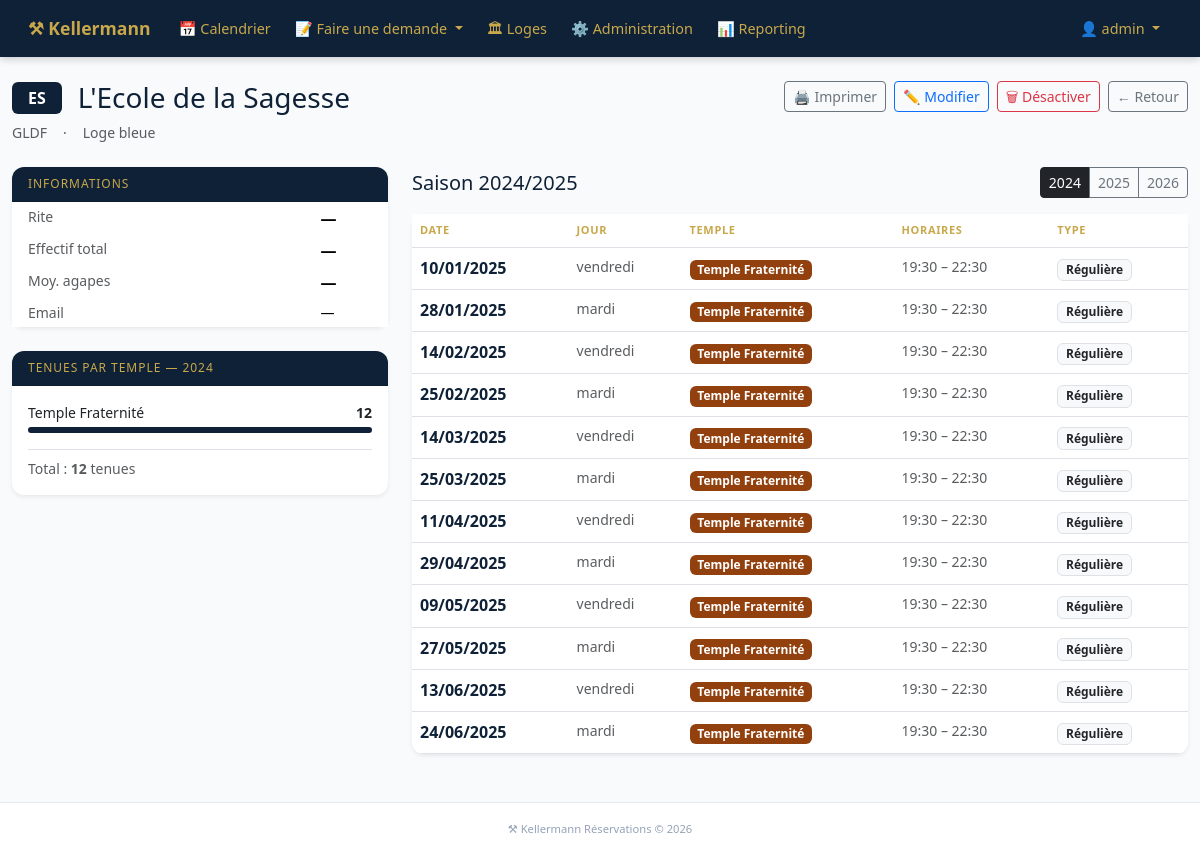
The page /loges/227/?annee=2024 (signed in) on the database its author committed.
### temple_project/apps/loges/models.py (models this page shows, shortened)
class Loge(models.Model):
    TYPE_CHOICES = [
        ("loge",       "Loge"),
        ("haut_grade", "Haut Grade"),
    ]
    RITE_CHOICES = [
        ("reaa",  "REAA — Rite Écossais Ancien et Accepté"),
        ("rer",   "RER — Rite Écossais Rectifié"),
        ("rf",    "RF — Rite Français"),
        ("rem",   "REM — Rite Écossais Moderne"),
        ("dh",    "DH — Droit Humain"),
        ("mem",   "MEM — Memphis-Misraïm"),
        ("autre", "Autre"),
    ]
    nom                   = models.CharField(max_length=200)
    abreviation           = models.CharField(max_length=20, blank=True)
    obedience             = models.ForeignKey(Obedience, on_delete=models.PROTECT, related_name="loges")
    type_loge             = models.CharField(max_length=20, choices=TYPE_CHOICES, default="loge")
    rite                  = models.CharField(max_length=10, choices=RITE_CHOICES, blank=True, default="")
    email                 = models.EmailField(blank=True)
    effectif_total        = models.PositiveIntegerField(default=0)
    effectif_moyen_agapes = models.PositiveIntegerField(default=0)
    actif                 = models.BooleanField(default=True)
    created_at            = models.DateTimeField(auto_now_add=True)
    class Meta:
        verbose_name = "Loge"
        verbose_name_plural = "Loges"
        ordering = ["nom"]

class Obedience(models.Model):
    nom = models.CharField(max_length=200, unique=True)
    class Meta:
        verbose_name = "Obédience"
        verbose_name_plural = "Obédiences"
        ordering = ["nom"]
    def __str__(self):
        return self.nom

### temple_project/apps/reservations/models.py (models this page shows, shortened)
class Temple(models.Model):
    NOM_CHOICES = [
        ("lafayette",  "Temple Lafayette"),
        ("liberte",    "Temple Liberté"),
        ("egalite",    "Temple Égalité"),
        ("fraternite", "Temple Fraternité"),
    ]
    nom       = models.CharField(max_length=50, choices=NOM_CHOICES, unique=True)
    description = models.TextField(blank=True)
    capacite  = models.PositiveIntegerField(default=0)
    class Meta:
        verbose_name = "Temple"
        verbose_name_plural = "Temples"
    def __str__(self):
        return self.get_nom_display()

class Reservation(models.Model):
    TYPE_CHOICES = [
        ("reguliere",     "Régulière"),
        ("exceptionnelle","Exceptionnelle"),
    ]
    SOUS_TYPE_CHOICES = [
        ("standard", "Standard"),
        ("tbf",      "Tenue Blanche Fermée"),
        ("tbo",      "Tenue Blanche Ouverte"),
        ("funebre",  "Funèbre"),
    ]
    STATUT_CHOICES = [
        ("attente",  "En attente"),
        ("validee",  "Validée"),
        ("refusee",  "Refusée"),
    ]
    uuid             = models.UUIDField(default=uuid.uuid4, unique=True, editable=False)
    loge             = models.ForeignKey(Loge, on_delete=models.PROTECT, related_name="reservations")
    temple           = models.ForeignKey(Temple, on_delete=models.PROTECT)
    cabinets         = models.ManyToManyField(SalleReunion, blank=True, related_name='reservations_cabinets')
    type_reservation = models.CharField(max_length=20, choices=TYPE_CHOICES, default="reguliere")
    sous_type        = models.CharField(max_length=10, choices=SOUS_TYPE_CHOICES, default="standard")
    profanes_admis   = models.BooleanField(default=False)
    statut           = models.CharField(max_length=20, choices=STATUT_CHOICES, default="attente")
    date             = models.DateField()
    heure_debut      = models.TimeField()
    heure_fin        = models.TimeField()
    besoin_agapes    = models.BooleanField(default=False)
    nombre_repas     = models.PositiveIntegerField(default=0)
    besoin_micro     = models.BooleanField(default=False)
    besoin_enceintes = models.BooleanField(default=False)
    nom_demandeur    = models.CharField(max_length=200)
    email_demandeur  = models.EmailField()
    commentaire      = models.TextField(blank=True)
    tarif            = models.DecimalField(max_digits=8, decimal_places=2, null=True, blank=True)
    regle_source     = models.ForeignKey(
        RegleRecurrence, null=True, blank=True, on_delete=models.SET_NULL
    )
    created_at       = models.DateTimeField(auto_now_add=True)
    updated_at       = models.DateTimeField(auto_now=True)
    class Meta:
        verbose_name = "Réservation"
        verbose_name_plural = "Réservations"
        ordering = ["date", "heure_debut"]

### temple_project/apps/loges/views.py (the view)
# urls.py: path("<int:pk>/",           views.detail_loge,   name="detail"),
@membre_required
def detail_loge(request, pk):
    loge = get_object_or_404(Loge, pk=pk, actif=True)
    annee = date.today().year
    saison_defaut = annee if date.today().month >= 9 else annee - 1
    annee_param = int(request.GET.get('annee', saison_defaut))
    debut_saison = date(annee_param, 9, 1)
    fin_saison   = date(annee_param + 1, 6, 30)
    tenues = Reservation.objects.filter(
        loge=loge,
        date__gte=debut_saison,
        date__lte=fin_saison,
        statut='validee'
    ).select_related('temple').order_by('date')
    stats_temples = {}
    for temple in Temple.objects.all():
        nb = tenues.filter(temple=temple).count()
        if nb > 0:
            stats_temples[str(temple)] = nb
    demandes = Reservation.objects.filter(
        loge=loge,
        type_reservation='exceptionnelle'
    ).order_by('-date')[:10]
    prochaine = Reservation.objects.filter(
        loge=loge,
        date__gte=date.today(),
        statut='validee'
    ).order_by('date').first()
    context = {
        'loge':          loge,
        'tenues':        tenues,
        'stats_temples': stats_temples,
        'demandes':      demandes,
        'prochaine':     prochaine,
        'annee':         annee_param,
        'annees':        [annee - 2, annee - 1, annee],
        'saison_label':  f"{annee_param}/{annee_param+1}",
        'nb_tenues':     tenues.count(),
    }
    return render(request, "loges/detail.html", context)

### temple_project/apps/auth_custom/views.py (called while the page is built)
def membre_required(view_func):
    from functools import wraps
    @wraps(view_func)
    def wrapper(request, *args, **kwargs):
        est_admin  = request.user.is_authenticated and request.user.is_staff
        est_membre = request.COOKIES.get("kellermann_membre") == "1"
        if est_admin or est_membre:
            return view_func(request, *args, **kwargs)
        return __import__("django.shortcuts", fromlist=["redirect"]).redirect(f"/auth/login/?next={request.path}")
    return wrapper

def visiteur_context(request):
    return {
        "visiteur_connecte": request.COOKIES.get("kellermann_membre") == "1"
    }

### temple_project/templates/loges/detail.html (shortened to what this page needs)
{% extends "base.html" %}
{% block content %}
<div class="d-flex justify-content-between align-items-start mb-4">
  <div>
    <div class="d-flex align-items-center gap-3 mb-2">
      <span class="badge fs-6 px-3 py-2" style="background:#0F2137;">{{ loge.abreviation }}</span>
      <h1 class="h3 mb-0" style="color:#0F2137;">{{ loge.nom }}</h1>
    </div>
    <div class="d-flex gap-3 text-muted small">
      <span>{{ loge.obedience }}</span>
      <span>·</span>
      <span>{% if loge.type_loge == 'haut_grade' %}Haut grade{% else %}Loge bleue{% endif %}</span>
    </div>
  </div>
  <div class="d-flex gap-2 no-print">
    <button onclick="window.print()" class="btn btn-outline-secondary btn-sm">🖨️ Imprimer</button>
    {% if user.is_staff %}
    <a href="{% url 'loges:modifier' loge.pk %}" class="btn btn-outline-primary btn-sm">✏️ Modifier</a>
    <a href="{% url 'loges:supprimer' loge.pk %}" class="btn btn-outline-danger btn-sm">🗑 Désactiver</a>
    {% endif %}
    <a href="{% url 'loges:liste' %}" class="btn btn-outline-secondary btn-sm">← Retour</a>
  </div>
</div>
<div class="row g-4">
  <div class="col-md-4">
    <div class="card shadow-sm border-0 mb-4">
      <div class="card-header" style="background:#0F2137;color:#C8A84B;font-size:12px;letter-spacing:.08em;text-transform:uppercase;">
        Informations
      </div>
      <div class="card-body p-0">
        <table class="table table-borderless table-sm mb-0">
          <tr><td class="text-muted small ps-3">Rite</td><td class="fw-semibold">{{ loge.get_rite_display|default:"—" }}</td></tr>
          <tr><td class="text-muted small ps-3">Effectif total</td><td class="fw-semibold">{{ loge.effectif_total|default:"—" }}</td></tr>
          <tr><td class="text-muted small ps-3">Moy. agapes</td><td class="fw-semibold">{{ loge.effectif_moyen_agapes|default:"—" }}</td></tr>
          <tr><td class="text-muted small ps-3">Email</td><td class="small">{{ loge.email|default:"—" }}</td></tr>
        </table>
      </div>
    </div>
    <div class="card shadow-sm border-0 mb-4">
      <div class="card-header" style="background:#0F2137;color:#C8A84B;font-size:12px;letter-spacing:.08em;text-transform:uppercase;">
        Tenues par temple — {{ annee }}
      </div>
      <div class="card-body">
        {% if stats_temples %}
          {% for temple, nb in stats_temples.items %}
          <div class="mb-2">
            <div class="d-flex justify-content-between small mb-1">
              <span>{{ temple }}</span>
              <span class="fw-semibold">{{ nb }}</span>
            </div>
            <div style="background:#F1F5F9;border-radius:4px;height:6px;">
              <div style="width:{% widthratio nb nb_tenues 100 %}%;background:#0F2137;height:6px;border-radius:4px;"></div>
            </div>
          </div>
          {% endfor %}
          <div class="text-muted small mt-3 border-top pt-2">
            Total : <strong>{{ nb_tenues }}</strong> tenues
          </div>
        {% else %}
          <p class="text-muted small mb-0">Aucune tenue en {{ annee }}/{{ annee|add:1 }}</p>
        {% endif %}
      </div>
    </div>
  </div>
  <div class="col-md-8">
    <div class="d-flex justify-content-between align-items-center mb-3 no-print">
      <h5 class="mb-0" style="color:#0F2137;">Saison {{ annee }}/{{ annee|add:1 }}</h5>
      <div class="btn-group btn-group-sm">
        {% for a in annees %}
        <a href="?annee={{ a }}" class="btn {% if a == annee %}btn-dark{% else %}btn-outline-secondary{% endif %}">{{ a }}</a>
        {% endfor %}
      </div>
    </div>
    <div class="card shadow-sm border-0">
      <div class="table-responsive">
        <table class="table table-hover mb-0">
          <thead style="background:#0F2137;">
            <tr>
              <th style="color:#C8A84B;font-size:11px;letter-spacing:.06em;">DATE</th>
              <th style="color:#C8A84B;font-size:11px;letter-spacing:.06em;">JOUR</th>
              <th style="color:#C8A84B;font-size:11px;letter-spacing:.06em;">TEMPLE</th>
              <th style="color:#C8A84B;font-size:11px;letter-spacing:.06em;">HORAIRES</th>
              <th style="color:#C8A84B;font-size:11px;letter-spacing:.06em;">TYPE</th>
            </tr>
          </thead>
          <tbody>
            {% for t in tenues %}
            <tr {% if t.date < today %}style="opacity:.5"{% endif %}>
              <td class="fw-semibold" style="color:#0F2137;">{{ t.date|date:"d/m/Y" }}</td>
              <td class="text-muted small">{{ t.date|date:"l" }}</td>
              <td>
                <span class="badge" style="
                  {% if 'Lafayette' in t.temple.get_nom_display %}background:#1a3a5c;
                  {% elif 'galit' in t.temple.get_nom_display %}background:#0d6e6e;
                  {% elif 'raternit' in t.temple.get_nom_display %}background:#92400E;
                  {% else %}background:#5B21B6;{% endif %}
                ">{{ t.temple }}</span>
              </td>
              <td class="text-muted small">{{ t.heure_debut|time:"H:i" }} – {{ t.heure_fin|time:"H:i" }}</td>
              <td>
                {% if t.type_reservation == 'reguliere' %}
                <span class="badge bg-light text-dark border">Régulière</span>
                {% else %}
                <span class="badge bg-warning text-dark">Exceptionnelle</span>
                {% endif %}
              </td>
            </tr>
            {% empty %}
            <tr><td colspan="5" class="text-center text-muted py-4">Aucune tenue en {{ annee }}/{{ annee|add:1 }}</td></tr>
            {% endfor %}
          </tbody>
        </table>
      </div>
    </div>
  </div>
</div>
{% endblock %}

### temple_project/templates/base.html (shortened to what this page needs)
{% load i18n %}
<!DOCTYPE html>
<html lang="fr">
<head>
    <link href="https://cdn.jsdelivr.net/npm/bootstrap@5.3.3/dist/css/bootstrap.min.css" rel="stylesheet">
</head>
<body>
<nav class="navbar navbar-expand-lg navbar-dark">
    <div class="container-fluid">
        <a class="navbar-brand fw-bold" href="/">⚒ Kellermann</a>
        <div class="collapse navbar-collapse" id="navMenu">
            <ul class="navbar-nav me-auto mt-2 mt-lg-0">
                {% if visiteur_connecte or user.is_staff %}
                <li class="nav-item">
                    <a class="nav-link" href="/calendrier/">📅 Calendrier</a>
                </li>
                <li class="nav-item dropdown">
                    <a class="nav-link dropdown-toggle" href="#" role="button" data-bs-toggle="dropdown">
                        📝 Faire une demande
                    </a>
                </li>
                <li class="nav-item">
                    <a class="nav-link" href="/loges/">🏛 Loges</a>
                </li>
                {% endif %}
                {% if user.is_staff %}
                <li class="nav-item">
                    <a class="nav-link" href="/admin/">⚙️ Administration</a>
                </li>
                <li class="nav-item">
                    <a class="nav-link" href="/exports/reporting/">📊 Reporting</a>
                </li>
                {% endif %}
            </ul>
            <ul class="navbar-nav mt-2 mt-lg-0">
                {% if user.is_staff %}
                <li class="nav-item dropdown">
                    <a class="nav-link dropdown-toggle" href="#" role="button" data-bs-toggle="dropdown">
                        👤 {{ user.username }}
                    </a>
                </li>
                {% elif visiteur_connecte %}
                <li class="nav-item">
                    <a class="nav-link" href="/auth/logout/" style="opacity:0.7;font-size:0.85rem;">
                        🚪 Déconnexion
                    </a>
                </li>
                {% else %}
                <li class="nav-item">
                    <a class="nav-link" href="/auth/login/">🔑 Connexion</a>
                </li>
                {% endif %}
            </ul>
        </div>
    </div>
</nav>
<main class="container-fluid py-3 py-md-4">
    {% block content %}{% endblock %}
</main>
<footer class="text-center mt-4">
    <small>⚒ Kellermann Réservations &copy; {% now "Y" %}</small>
</footer>
</body>
</html>

### temple_project/templates/base.html (style rules this page uses)
:root { --temple-blue: #0F2137; --temple-gold: #C8A84B; --temple-blue-light: #1a3a5c; }
body { font-family: 'Segoe UI', Arial, sans-serif; background: #F8FAFC; min-height: 100vh; display: flex; flex-direction: column; }
main { flex: 1; }
.navbar { background-color: var(--temple-blue) !important; padding: 0.6rem 1rem; box-shadow: 0 2px 8px rgba(0,0,0,0.2); }
.navbar-brand { color: var(--temple-gold) !important; font-weight: 700; font-size: 1.1rem; }
.nav-link { color: var(--temple-gold) !important; font-size: 0.9rem; padding: 0.5rem 0.75rem !important; }
.card { border-radius: 12px; }
.card-header { border-radius: 12px 12px 0 0 !important; }
.table-responsive { border-radius: 0 0 12px 12px; }
footer { background: white; border-top: 1px solid #E2E8F0; color: #94A3B8; font-size: 0.8rem; padding: 1rem; }

### rows shown on the page
Loge: abreviation "ES", nom "L'Ecole de la Sagesse", obedience "GLDF", rite "—", effectif_total "—", effectif_moyen_agapes "—", email "—"
Temple: description "Temple Fraternité", nb "12"
Reservation: date "10/01/2025", date "vendredi", temple "Temple Fraternité", heure_debut "19:30", heure_fin "22:30", type_reservation "Régulière"
Reservation: date "28/01/2025", date "mardi", temple "Temple Fraternité", heure_debut "19:30", heure_fin "22:30", type_reservation "Régulière"
Reservation: date "14/02/2025", date "vendredi", temple "Temple Fraternité", heure_debut "19:30", heure_fin "22:30", type_reservation "Régulière"
Reservation: date "25/02/2025", date "mardi", temple "Temple Fraternité", heure_debut "19:30", heure_fin "22:30", type_reservation "Régulière"
Reservation: date "14/03/2025", date "vendredi", temple "Temple Fraternité", heure_debut "19:30", heure_fin "22:30", type_reservation "Régulière"
Reservation: date "25/03/2025", date "mardi", temple "Temple Fraternité", heure_debut "19:30", heure_fin "22:30", type_reservation "Régulière"
Reservation: date "11/04/2025", date "vendredi", temple "Temple Fraternité", heure_debut "19:30", heure_fin "22:30", type_reservation "Régulière"
Reservation: date "29/04/2025", date "mardi", temple "Temple Fraternité", heure_debut "19:30", heure_fin "22:30", type_reservation "Régulière"
Reservation: date "09/05/2025", date "vendredi", temple "Temple Fraternité", heure_debut "19:30", heure_fin "22:30", type_reservation "Régulière"
Reservation: date "27/05/2025", date "mardi", temple "Temple Fraternité", heure_debut "19:30", heure_fin "22:30", type_reservation "Régulière"
Reservation: date "13/06/2025", date "vendredi", temple "Temple Fraternité", heure_debut "19:30", heure_fin "22:30", type_reservation "Régulière"
Reservation: date "24/06/2025", date "mardi", temple "Temple Fraternité", heure_debut "19:30", heure_fin "22:30", type_reservation "Régulière"

### other values the page prints
{{ user.username }} "admin"
{{ annee }} "2024"
{{ nb_tenues }} "12"
{{ annee|add:1 }} "2025"
{{ a }} "2024" "2025" "2026"
